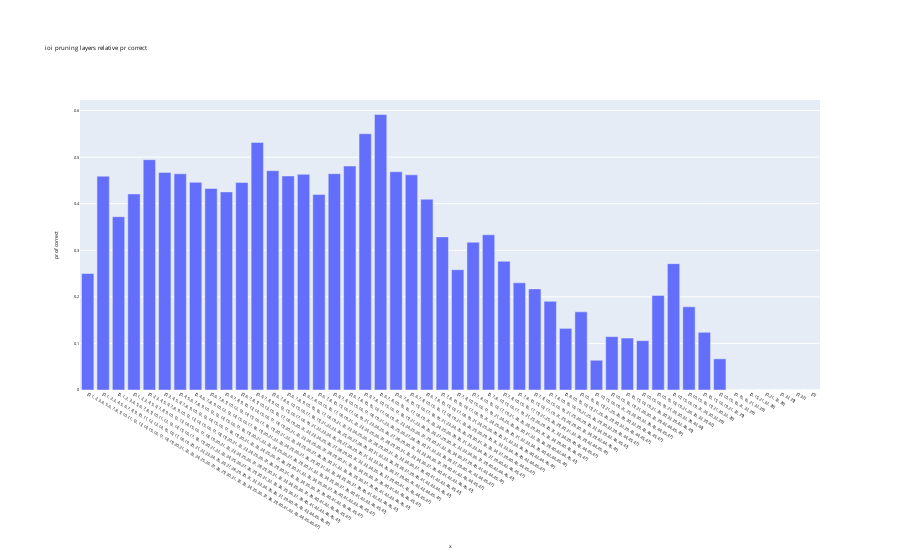
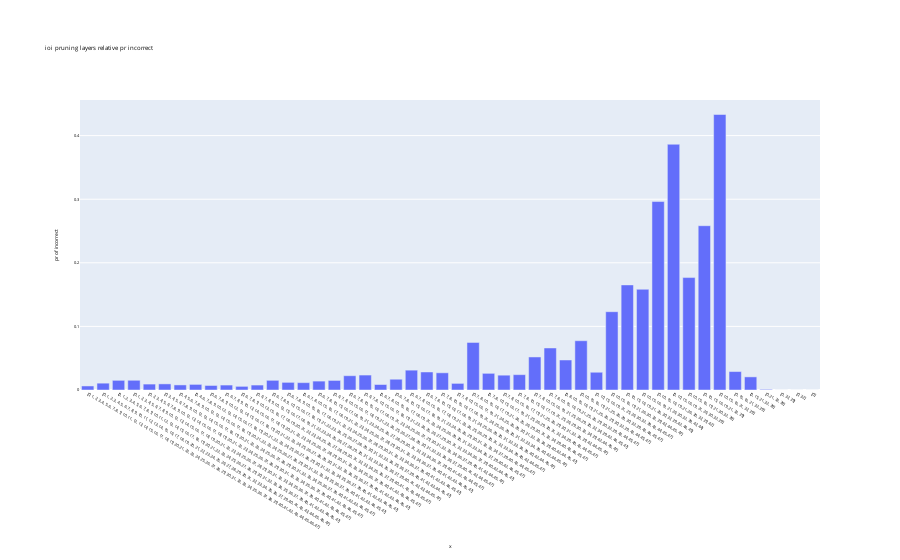
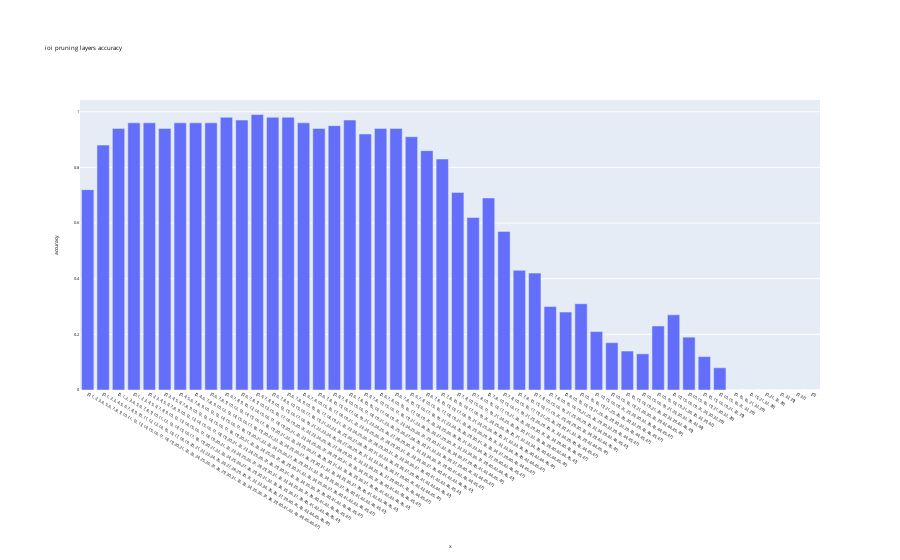

These figures' notebook cell, in order:
### Code cell
bar_chart(history_stats[:,0], x_labels=[str(x) for x in history], y_label=f'{relative_str}pr of correct', title=f"{data_type} pruning layers relative pr correct", font_size=4)
bar_chart(history_stats[:,1], x_labels=[str(x) for x in history], y_label=f'{relative_str}pr of incorrect', title=f"{data_type} pruning layers relative pr incorrect", font_size=4)
bar_chart(history_stats[:,2], x_labels=[str(x) for x in history], y_label='accuracy', title=f"{data_type} pruning layers accuracy", font_size=4)
